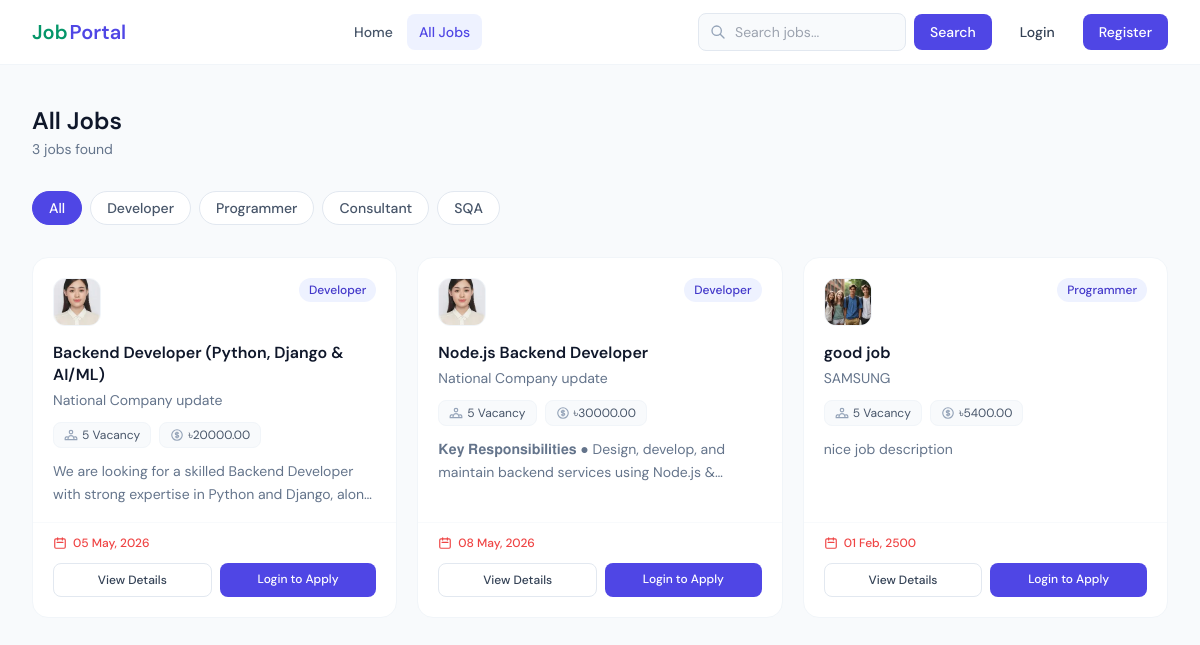
/job-list/, run on an earlier commit of the app's database.
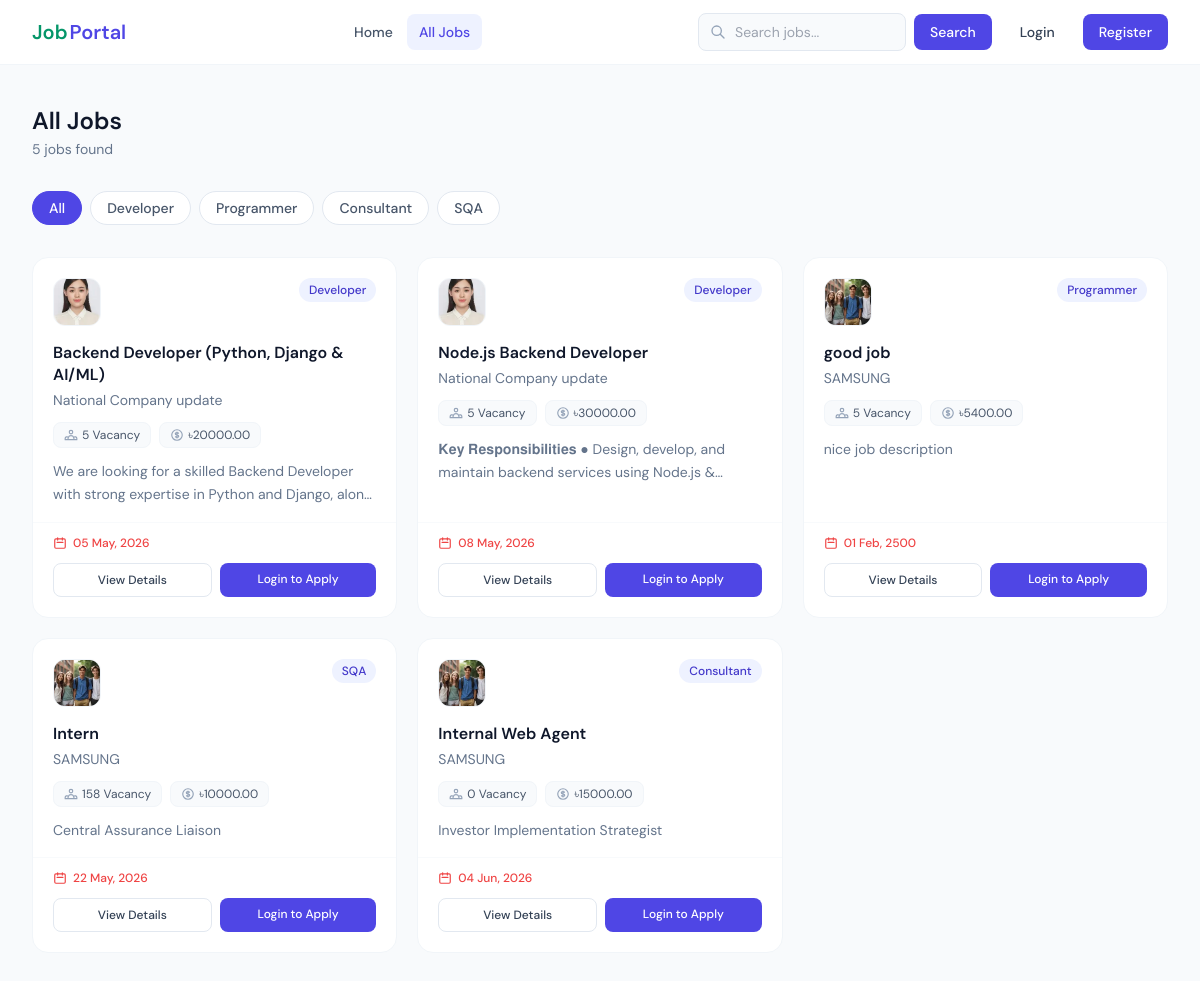
And on a later commit of the database.
### Job_Portal_App/models.py (models this page shows, shortened)
class CategoryModel(models.Model):
    name = models.CharField(max_length=50, null=True)

class JobPostModel(models.Model):
    title = models.CharField(max_length=255, null=True)
    vacancy = models.PositiveIntegerField(null=True)
    category = models.ForeignKey(
        CategoryModel, on_delete=models.CASCADE, max_length=20, null=True,related_name='job_category'
    )
    job_description = models.TextField(null=True)
    skills_set = models.TextField(null=True)
    salary = models.DecimalField(max_digits=10, decimal_places=2, null=True)
    deadline = models.DateField(null=True)
    created_at = models.DateTimeField(auto_now_add=True, null=True)
    posted_by = models.ForeignKey(
        RecruiterProfileModel,
        on_delete=models.CASCADE,
        related_name="job_posts",
        null=True,
    )

class RecruiterProfileModel(models.Model):
    recruiter = models.OneToOneField(
        UserInfoModel,
        on_delete=models.CASCADE,
        related_name="recruiter_profile",
        null=True,
    )
    company_name = models.CharField(
        max_length=225,
        null=True,
    )
    email = models.EmailField(
        null=True,
    )
    address = models.TextField(
        null=True,
    )
    phone = models.CharField(
        max_length=20,
        null=True,
    )
    logo = models.ImageField(
        upload_to="recruiter_logos/",
        null=True,
    )

### Job_Portal_App/views.py (the view)
# urls.py: path("job-list/", job_list, name="job_list"),
def job_list(request):
    categroy_list = CategoryModel.objects.all()
    if request.user.is_authenticated:
        user = request.user
        if user.user_types == "Recruiter":
            try:
                form_data = JobPostModel.objects.filter(
                    posted_by=user.recruiter_profile
                )
            except RecruiterProfileModel.DoesNotExist:
                form_data = None
        else:
            form_data = JobPostModel.objects.all()
    else:
        form_data = JobPostModel.objects.all()
    cgory_name = request.GET.get("category_id")
    if cgory_name:
        form_data = JobPostModel.objects.filter(category=cgory_name)
    Query = request.GET.get("search")
    if Query:
        form_data = JobPostModel.objects.filter(
            Q(title__icontains=Query) | Q(job_description__icontains=Query)
        )
    context = {
        "categroy_list": categroy_list,
        "form_data": form_data,
        "title": "Job List",
    }
    return render(request, "job-list.html", context)

### Job_Portal_App/templates/job-list.html (shortened to what the changed rows need)
{% extends 'master/base.html' %}
{% block blockname %}
<div class="max-w-7xl mx-auto px-4 sm:px-6 lg:px-8 py-10">
  <div class="flex flex-col sm:flex-row sm:items-center justify-between gap-4 mb-8">
    <div>
      <h1 class="text-2xl font-semibold text-slate-900">
        {% if request.user.user_types == 'Recruiter' %}My Job Posts{% else %}All Jobs{% endif %}
      </h1>
      <p class="text-sm text-slate-500 mt-0.5">
        {% if form_data %}{{ form_data|length }} job{{ form_data|length|pluralize }} found{% else %}No jobs found{% endif %}
      </p>
    </div>
  </div>
  {% if categroy_list %}
    <div class="mb-8">
      <div class="flex flex-wrap gap-2">
        <a href="{% url 'job_list' %}" class="px-4 py-1.5 text-sm font-medium rounded-full border transition-colors {% if not request.GET.category_id %}bg-indigo-600 text-white border-indigo-600{% else %}border-slate-200 text-slate-600 hover:border-indigo-300 hover:text-indigo-600 bg-white{% endif %}">
          All
        </a>
        {% for cat in categroy_list %}
          <a href="{% url 'job_list' %}?category_id={{ cat.id }}" class="px-4 py-1.5 text-sm font-medium rounded-full border transition-colors {% if request.GET.category_id == cat.id|stringformat:'s' %}bg-indigo-600 text-white border-indigo-600{% else %}border-slate-200 text-slate-600 hover:border-indigo-300 hover:text-indigo-600 bg-white{% endif %}">
            {{ cat.name }}
          </a>
        {% endfor %}
      </div>
    </div>
  {% endif %}
  <div class="grid sm:grid-cols-2 lg:grid-cols-3 gap-5">
    {% for job in form_data %}
      <div class="bg-white rounded-2xl border border-slate-100 hover:border-indigo-200 hover:shadow-sm transition-all flex flex-col">
        <div class="p-5 pb-4">
          <div class="flex items-start justify-between gap-3 mb-4">
            <div class="w-12 h-12 rounded-xl border border-slate-100 overflow-hidden bg-slate-50 flex items-center justify-center shrink-0">
              {% if job.posted_by.logo %}
                <img src="{{ job.posted_by.logo.url }}" alt="{{ job.posted_by.company_name }}" class="w-full h-full object-cover" />
              {% else %}
                <span class="text-lg font-semibold text-slate-400">{{ job.posted_by.company_name|slice:":1"|upper }}</span>
              {% endif %}
            </div>
            <span class="shrink-0 text-xs font-medium px-2.5 py-1 rounded-full bg-indigo-50 text-indigo-700">{{ job.category.name }}</span>
          </div>
          <h3 class="font-semibold text-slate-900 mb-1 leading-snug">{{ job.title }}</h3>
          <p class="text-sm text-slate-500 mb-3">{{ job.posted_by.company_name }}</p>
          <div class="flex flex-wrap gap-2 mb-3">
            <span class="flex items-center gap-1 text-xs text-slate-600 bg-slate-50 px-2.5 py-1 rounded-lg border border-slate-100">
              {{ job.vacancy }} Vacancy
            </span>
            <span class="flex items-center gap-1 text-xs text-slate-600 bg-slate-50 px-2.5 py-1 rounded-lg border border-slate-100">
              ৳{{ job.salary }}
            </span>
          </div>
          <p class="text-sm text-slate-500 line-clamp-2 leading-relaxed">{{ job.job_description }}</p>
        </div>
        <div class="mt-auto px-5 pb-5 pt-3 border-t border-slate-50">
          <div class="flex items-center justify-between mb-3">
            <span class="flex items-center gap-1.5 text-xs text-red-500 font-medium">
              <svg class="w-3.5 h-3.5" fill="none" stroke="currentColor" viewBox="0 0 24 24"><path stroke-linecap="round" stroke-linejoin="round" stroke-width="2" d="M8 7V3m8 4V3m-9 8h10M5 21h14a2 2 0 002-2V7a2 2 0 00-2-2H5a2 2 0 00-2 2v12a2 2 0 002 2z"/></svg>
              {{ job.deadline|date:"d M, Y" }}
            </span>
          </div>
          <div class="flex flex-wrap gap-2">
            <a href="{% url 'job_details' job.id %}" class="flex-1 text-center py-2 px-3 border border-slate-200 hover:bg-slate-50 text-slate-700 text-xs font-medium rounded-lg transition-colors">View Details</a>
            {% if request.user.user_types == 'Recruiter' %}
              <a href="{% url 'candidate_list' job.id %}" class="py-2 px-3 bg-blue-50 hover:bg-blue-100 text-blue-700 text-xs font-medium rounded-lg transition-colors">Candidates</a>
              <a href="{% url 'job_edit' job.id %}" class="py-2 px-3 bg-amber-50 hover:bg-amber-100 text-amber-700 text-xs font-medium rounded-lg transition-colors">Edit</a>
              <a href="{% url 'job_delete' job.id %}" onclick="return confirm('Delete this job post?')" class="py-2 px-3 bg-red-50 hover:bg-red-100 text-red-700 text-xs font-medium rounded-lg transition-colors">Delete</a>
            {% elif request.user.user_types == 'Seeker' %}
              <a href="{% url 'job_apply' job.id %}" class="flex-1 text-center py-2 px-3 bg-indigo-600 hover:bg-indigo-700 text-white text-xs font-medium rounded-lg transition-colors">Apply Now</a>
            {% else %}
              <a href="{% url 'login_page' %}" class="flex-1 text-center py-2 px-3 bg-indigo-600 hover:bg-indigo-700 text-white text-xs font-medium rounded-lg transition-colors">Login to Apply</a>
            {% endif %}
          </div>
        </div>
      </div>
    {% endfor %}
  </div>
</div>
{% endblock %}

What changed in the data, as far as the page shows it:
added JobPostModel: posted_by.logo (picture), category.name "SQA", title "Intern", posted_by.company_name "SAMSUNG", vacancy "158", salary "10000.00", job_description "Central Assurance Liaison", deadline "22 May, 2026"
added JobPostModel: posted_by.logo (picture), category.name "Consultant", title "Internal Web Agent", posted_by.company_name "SAMSUNG", vacancy "0", salary "15000.00", job_description "Investor Implementation Strategist", deadline "04 Jun, 2026"
Also different on the page:
text no longer shown: "3"
text now shown: "5"
